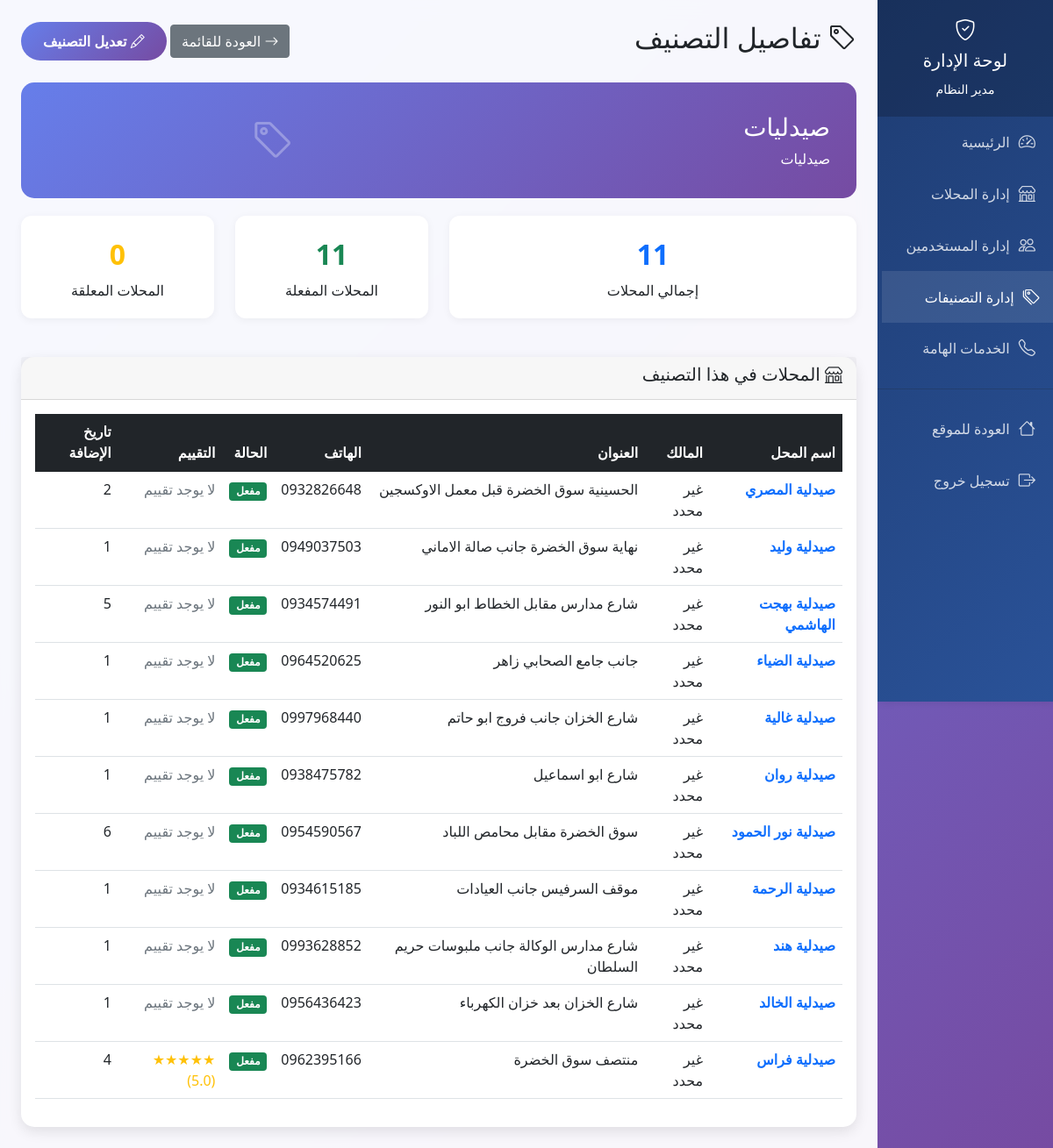
Page /admin/category-details/304 (signed in) on the earlier database version.
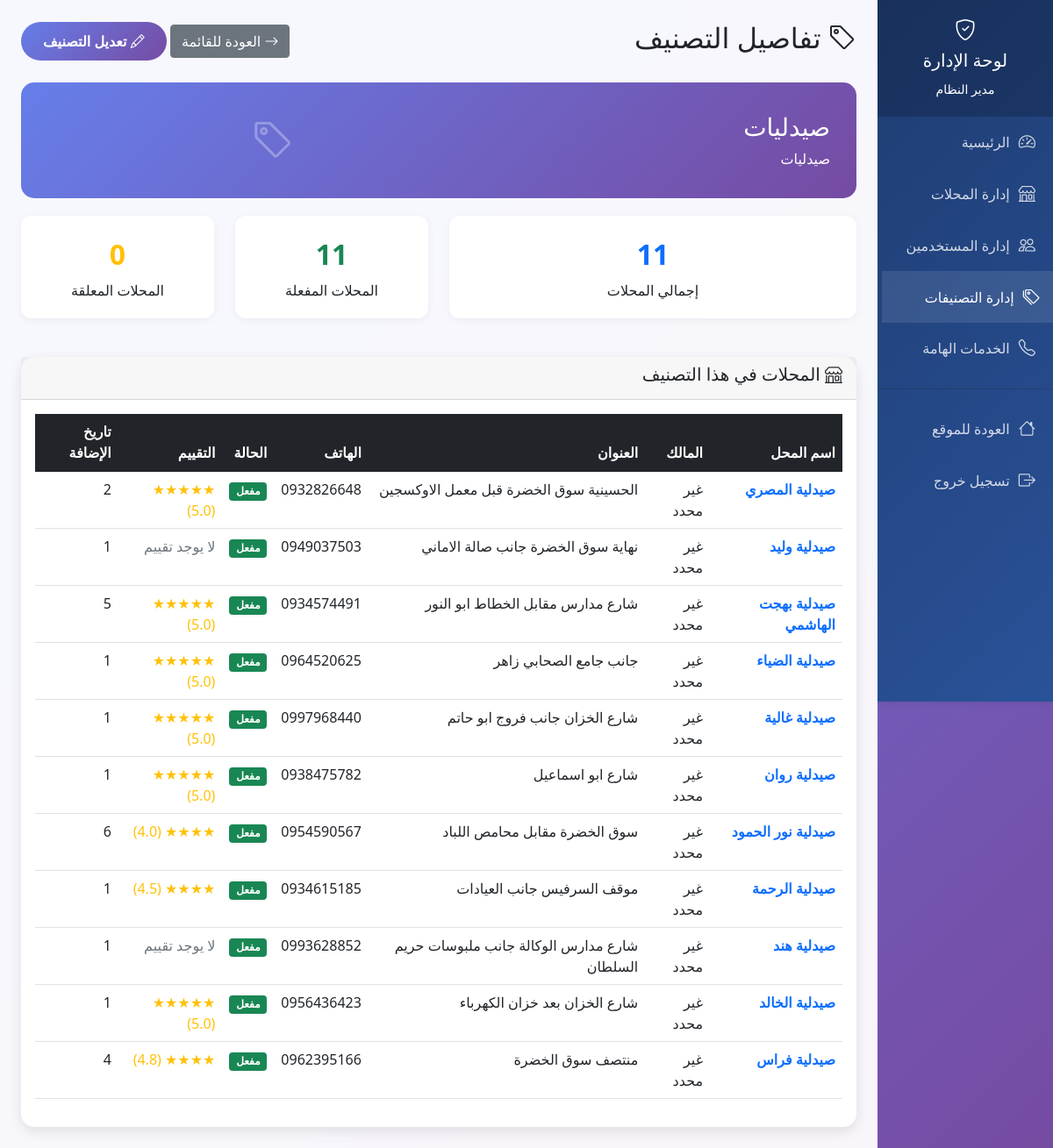
Same page on the later database version.
### tables this page shows
CREATE TABLE users (
            id INTEGER PRIMARY KEY AUTOINCREMENT,
            full_name TEXT NOT NULL,
            phone TEXT UNIQUE NOT NULL,
            password_hash TEXT NOT NULL,
            is_active BOOLEAN DEFAULT 1,
            is_admin BOOLEAN DEFAULT 0,
            created_at TIMESTAMP DEFAULT CURRENT_TIMESTAMP
        , total_points INTEGER DEFAULT 0, is_verified BOOLEAN DEFAULT 0, can_edit_name BOOLEAN DEFAULT 1);

CREATE TABLE categories (
            id INTEGER PRIMARY KEY AUTOINCREMENT,
            name TEXT NOT NULL,
            description TEXT
        );

CREATE TABLE stores (
            id INTEGER PRIMARY KEY AUTOINCREMENT,
            name TEXT NOT NULL,
            category_id INTEGER,
            address TEXT NOT NULL,
            phone TEXT,
            description TEXT,
            image_url TEXT,
            user_id INTEGER,
            is_approved BOOLEAN DEFAULT 0,
            visits_count INTEGER DEFAULT 0,
            rating_avg REAL DEFAULT 0,
            created_at TIMESTAMP DEFAULT CURRENT_TIMESTAMP, search_count INTEGER DEFAULT 0,
            FOREIGN KEY (category_id) REFERENCES categories (id),
            FOREIGN KEY (user_id) REFERENCES users (id)
        );

### app.py (the view)
@app.route('/admin/category-details/<int:category_id>')
def admin_category_details(category_id):
    if 'user_id' not in session or not session.get('is_admin'):
        flash('ليس لديك صلاحية للوصول لهذه الصفحة', 'error')
        return redirect(url_for('index'))
    conn = sqlite3.connect('hussainiya_stores.db')
    cursor = conn.cursor()
    cursor.execute('SELECT * FROM categories WHERE id = ?', (category_id,))
    category = cursor.fetchone()
    if not category:
        flash('التصنيف غير موجود', 'error')
        conn.close()
        return redirect(url_for('admin_categories'))
    cursor.execute('''
        SELECT s.*, u.full_name as owner_name
        FROM stores s
        LEFT JOIN users u ON s.user_id = u.id
        WHERE s.category_id = ?
        ORDER BY s.created_at DESC
    ''', (category_id,))
    category_stores = cursor.fetchall()
    cursor.execute('SELECT COUNT(*) FROM stores WHERE category_id = ? AND is_approved = 1', (category_id,))
    approved_stores_count = cursor.fetchone()[0]
    cursor.execute('SELECT COUNT(*) FROM stores WHERE category_id = ? AND is_approved = 0', (category_id,))
    pending_stores_count = cursor.fetchone()[0]
    conn.close()
    return render_template('admin_category_details.html',
                         category=category,
                         category_stores=category_stores,
                         approved_stores_count=approved_stores_count,
                         pending_stores_count=pending_stores_count)

### app.py (called while the page is built, shortened)
@app.before_request
def check_maintenance_mode():
    if request.endpoint and (request.endpoint.startswith('admin_') or
                           request.endpoint == 'login' or
                           request.endpoint == 'logout' or
                           request.endpoint == 'register' or
                           request.endpoint == 'welcome' or
                           request.endpoint == 'save_settings'):
        return

@app.context_processor
def inject_user_info():
    user_verification_status = False
    user_can_edit_name = True
    if 'user_id' in session:
        try:
            conn = sqlite3.connect('hussainiya_stores.db')
            cursor = conn.cursor()
            cursor.execute('SELECT is_verified, can_edit_name FROM users WHERE id = ?', (session['user_id'],))
            result = cursor.fetchone()
            if result:
                user_verification_status = bool(result[0])
                user_can_edit_name = bool(result[1])
            conn.close()
        except Exception as e:
            print(f"خطأ في الحصول على معلومات التحقق: {e}")
    return dict(
        user_verification_status=user_verification_status,
        user_can_edit_name=user_can_edit_name
    )

### templates/admin_category_details.html (shortened to what this page needs)
<!DOCTYPE html>
<html lang="ar" dir="rtl">
<head>
    <link href="https://cdn.jsdelivr.net/npm/bootstrap@5.1.3/dist/css/bootstrap.min.css" rel="stylesheet">
    <link href="https://cdn.jsdelivr.net/npm/bootstrap-icons@1.7.2/font/bootstrap-icons.css" rel="stylesheet">
</head>
<body>
    <div class="row g-0">
        <div class="col-md-2">
            <div class="admin-sidebar">
                <div class="sidebar-header">
                    <h4><i class="bi bi-shield-check"></i></h4>
                    <h5>لوحة الإدارة</h5>
                    <small>{{ session.user_name }}</small>
                </div>
                <nav class="sidebar-menu">
                    <a href="{{ url_for('admin_dashboard') }}" class="nav-link">
                        <i class="bi bi-speedometer2"></i>
                        الرئيسية
                    </a>
                    <a href="{{ url_for('admin_stores') }}" class="nav-link">
                        <i class="bi bi-shop"></i>
                        إدارة المحلات
                    </a>
                    <a href="{{ url_for('admin_users') }}" class="nav-link">
                        <i class="bi bi-people"></i>
                        إدارة المستخدمين
                    </a>
                    <a href="{{ url_for('admin_categories') }}" class="nav-link active">
                        <i class="bi bi-tags"></i>
                        إدارة التصنيفات
                    </a>
                    <a href="{{ url_for('admin_services') }}" class="nav-link">
                        <i class="bi bi-telephone"></i>
                        الخدمات الهامة
                    </a>
                    <hr class="my-3" style="border-color: rgba(255,255,255,0.2);">
                    <a href="{{ url_for('index') }}" class="nav-link">
                        <i class="bi bi-house"></i>
                        العودة للموقع
                    </a>
                    <a href="{{ url_for('logout') }}" class="nav-link">
                        <i class="bi bi-box-arrow-right"></i>
                        تسجيل خروج
                    </a>
                </nav>
            </div>
        </div>
        <div class="col-md-10">
            <div class="admin-content p-4">
                <div class="d-flex justify-content-between align-items-center mb-4">
                    <h2><i class="bi bi-tag"></i> تفاصيل التصنيف</h2>
                    <div>
                        <a href="{{ url_for('admin_categories') }}" class="btn btn-secondary">
                            <i class="bi bi-arrow-right"></i> العودة للقائمة
                        </a>
                        <button class="btn btn-admin" data-bs-toggle="modal" data-bs-target="#editCategoryModal">
                            <i class="bi bi-pencil"></i> تعديل التصنيف
                        </button>
                    </div>
                </div>
                <div class="category-info-card">
                    <div class="row align-items-center">
                        <div class="col-md-8">
                            <h3>{{ category[1] }}</h3>
                            <p class="mb-0">{{ category[2] or 'لا يوجد وصف للتصنيف' }}</p>
                        </div>
                        <div class="col-md-4 text-end">
                            <i class="bi bi-tag" style="font-size: 3rem; opacity: 0.3;"></i>
                        </div>
                    </div>
                </div>
                <div class="row mb-4">
                    <div class="col-md-6">
                        <div class="stat-card">
                            <div class="stat-number text-primary">{{ category_stores|length }}</div>
                            <div>إجمالي المحلات</div>
                        </div>
                    </div>
                    <div class="col-md-3">
                        <div class="stat-card">
                            <div class="stat-number text-success">{{ approved_stores_count }}</div>
                            <div>المحلات المفعلة</div>
                        </div>
                    </div>
                    <div class="col-md-3">
                        <div class="stat-card">
                            <div class="stat-number text-warning">{{ pending_stores_count }}</div>
                            <div>المحلات المعلقة</div>
                        </div>
                    </div>
                </div>
                <div class="card">
                    <div class="card-header">
                        <h5><i class="bi bi-shop"></i> المحلات في هذا التصنيف</h5>
                    </div>
                    <div class="card-body">
                        {% if category_stores %}
                        <div class="table-responsive">
                            <table class="table table-hover">
                                <thead class="table-dark">
                                    <tr>
                                        <th>اسم المحل</th>
                                        <th>المالك</th>
                                        <th>العنوان</th>
                                        <th>الهاتف</th>
                                        <th>الحالة</th>
                                        <th>التقييم</th>
                                        <th>تاريخ الإضافة</th>
                                    </tr>
                                </thead>
                                <tbody>
                                    {% for store in category_stores %}
                                    <tr>
                                        <td>
                                            <a href="{{ url_for('admin_store_details', store_id=store[0]) }}"
                                               class="text-decoration-none">
                                                <strong>{{ store[1] }}</strong>
                                            </a>
                                        </td>
                                        <td>{{ store[14] or 'غير محدد' }}</td>
                                        <td>{{ store[3] }}</td>
                                        <td>{{ store[4] or '-' }}</td>
                                        <td>
                                            {% if store[8] %}
                                                <span class="badge bg-success">مفعل</span>
                                            {% else %}
                                                <span class="badge bg-warning">معلق</span>
                                            {% endif %}
                                        </td>
                                        <td>
                                            {% if store[10] %}
                                                <span class="text-warning">
                                                    {% for i in range(store[10]|int) %}★{% endfor %}
                                                    ({{ "%.1f"|format(store[10]) }})
                                                </span>
                                            {% else %}
                                                <span class="text-muted">لا يوجد تقييم</span>
                                            {% endif %}
                                        </td>
                                        <td>
                                            {% if store[12] %}
                                                {% if store[12]|string|length > 10 %}
                                                    {{ store[12]|string|slice(10) }}
                                                {% else %}
                                                    {{ store[12] }}
                                                {% endif %}
                                            {% else %}
                                                غير محدد
                                            {% endif %}
                                        </td>
                                    </tr>
                                    {% endfor %}
                                </tbody>
                            </table>
                        </div>
                        {% else %}
                        <div class="text-center py-4">
                            <i class="bi bi-shop" style="font-size: 3rem; color: #ccc;"></i>
                            <h5 class="mt-3 text-muted">لا توجد محلات في هذا التصنيف حتى الآن</h5>
                        </div>
                        {% endif %}
                    </div>
                </div>
            </div>
        </div>
    </div>
</body>
</html>

### templates/admin_category_details.html (style rules this page uses)
body { font-family: 'Segoe UI', Tahoma, Geneva, Verdana, sans-serif; background: linear-gradient(135deg, #667eea 0%, #764ba2 100%); min-height: 100vh; }
.admin-sidebar { background: linear-gradient(135deg, #1e3c72 0%, #2a5298 100%); min-height: 100vh; box-shadow: 2px 0 10px rgba(0,0,0,0.1); }
.admin-content { background: rgba(255,255,255,0.95); min-height: 100vh; backdrop-filter: blur(10px); }
.sidebar-header { background: rgba(0,0,0,0.2); padding: 20px; text-align: center; color: white; }
.sidebar-menu .nav-link { color: rgba(255,255,255,0.8); padding: 15px 20px; border: none; border-radius: 0; transition: all 0.3s ease; display: flex; align-items: center; }
.sidebar-menu .nav-link:hover, .sidebar-menu .nav-link.active { background: rgba(255,255,255,0.1); color: white; transform: translateX(5px); }
.sidebar-menu .nav-link i { margin-left: 10px; font-size: 1.2em; }
.card { border: none; border-radius: 15px; box-shadow: 0 5px 15px rgba(0,0,0,0.1); }
.btn-admin { background: linear-gradient(135deg, #667eea 0%, #764ba2 100%); border: none; border-radius: 25px; padding: 10px 25px; color: white; font-weight: 600; transition: all 0.3s ease; }
.category-info-card { background: linear-gradient(135deg, #667eea 0%, #764ba2 100%); color: white; border-radius: 15px; padding: 30px; margin-bottom: 20px; }
.stat-card { background: white; border-radius: 12px; padding: 20px; text-align: center; box-shadow: 0 2px 10px rgba(0,0,0,0.05); margin-bottom: 20px; }
.stat-number { font-size: 2rem; font-weight: 700; margin-bottom: 5px; }

Differences in the rows shown:
changed stores "صيدلية المصري": rating_avg (not shown) → "5.0"; rating_avg "لا يوجد تقييم" → "( )"
changed stores "صيدلية بهجت الهاشمي": rating_avg (not shown) → "5.0"; rating_avg "لا يوجد تقييم" → "( )"
changed stores "صيدلية الضياء": rating_avg (not shown) → "5.0"; rating_avg "لا يوجد تقييم" → "( )"
changed stores "صيدلية غالية": rating_avg (not shown) → "5.0"; rating_avg "لا يوجد تقييم" → "( )"
changed stores "صيدلية روان": rating_avg (not shown) → "5.0"; rating_avg "لا يوجد تقييم" → "( )"
changed stores "صيدلية نور الحمود": rating_avg (not shown) → "4.0"; rating_avg "لا يوجد تقييم" → "( )"
changed stores "صيدلية الرحمة": rating_avg (not shown) → "4.5"; rating_avg "لا يوجد تقييم" → "( )"
changed stores "صيدلية الخالد": rating_avg (not shown) → "5.0"; rating_avg "لا يوجد تقييم" → "( )"
changed stores "صيدلية فراس": rating_avg "5.0" → "4.8"
